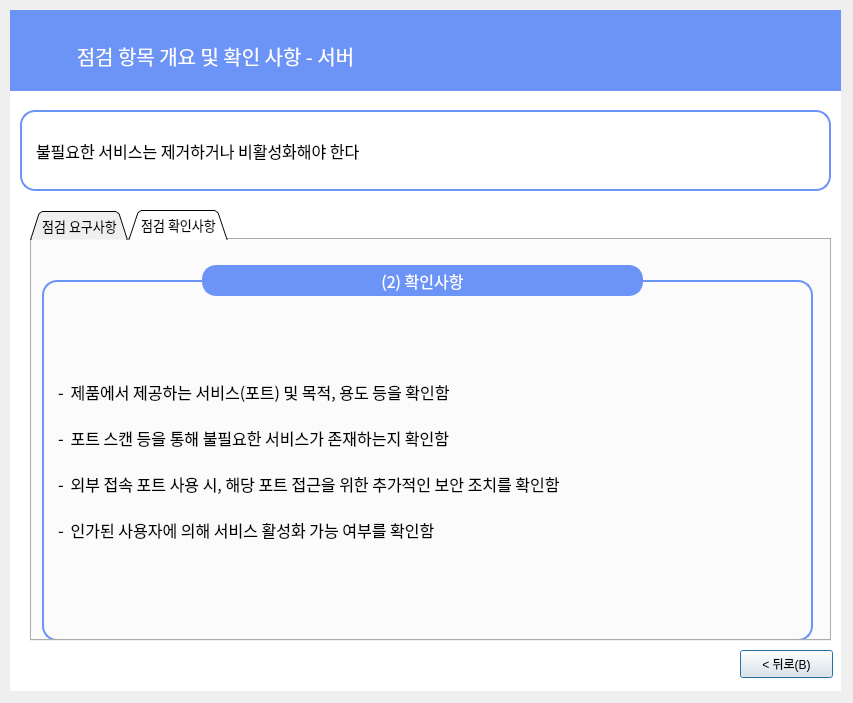
<?xml version="1.0" encoding="UTF-8"?>
<ui version="4.0">
 <class>Dialog</class>
 <widget class="QDialog" name="Dialog">
  <property name="geometry">
   <rect>
    <x>0</x>
    <y>0</y>
    <width>853</width>
    <height>703</height>
   </rect>
  </property>
  <property name="windowTitle">
   <string>Dialog</string>
  </property>
  <widget class="QLabel" name="label_6">
   <property name="geometry">
    <rect>
     <x>10</x>
     <y>10</y>
     <width>831</width>
     <height>681</height>
    </rect>
   </property>
   <property name="font">
    <font>
     <family>Gmarket Sans TTF</family>
     <pointsize>16</pointsize>
     <weight>50</weight>
     <bold>false</bold>
     <kerning>true</kerning>
    </font>
   </property>
   <property name="autoFillBackground">
    <bool>false</bool>
   </property>
   <property name="styleSheet">
    <string notr="true">background-color: rgb(255,255,255);
border-color: rgb(0, 0, 0);</string>
   </property>
   <property name="text">
    <string/>
   </property>
   <property name="scaledContents">
    <bool>false</bool>
   </property>
   <property name="alignment">
    <set>Qt::AlignCenter</set>
   </property>
  </widget>
  <widget class="QLabel" name="label_7">
   <property name="geometry">
    <rect>
     <x>10</x>
     <y>10</y>
     <width>831</width>
     <height>81</height>
    </rect>
   </property>
   <property name="font">
    <font>
     <family>Gmarket Sans TTF</family>
     <pointsize>11</pointsize>
     <weight>50</weight>
     <bold>false</bold>
     <kerning>true</kerning>
    </font>
   </property>
   <property name="autoFillBackground">
    <bool>false</bool>
   </property>
   <property name="styleSheet">
    <string notr="true">background-color: rgb(108, 147, 246);
border-color: rgb(0, 0, 0);</string>
   </property>
   <property name="text">
    <string/>
   </property>
   <property name="scaledContents">
    <bool>false</bool>
   </property>
  </widget>
  <widget class="QLabel" name="label_8">
   <property name="geometry">
    <rect>
     <x>10</x>
     <y>30</y>
     <width>411</width>
     <height>51</height>
    </rect>
   </property>
   <property name="font">
    <font>
     <family>AppleSDGothicNeoM00</family>
     <pointsize>15</pointsize>
    </font>
   </property>
   <property name="styleSheet">
    <string notr="true">color : rgb(255, 255, 255)</string>
   </property>
   <property name="text">
    <string>점검 항목 개요 및 확인 사항 - 서버</string>
   </property>
   <property name="alignment">
    <set>Qt::AlignCenter</set>
   </property>
  </widget>
  <widget class="QLabel" name="label_9">
   <property name="geometry">
    <rect>
     <x>20</x>
     <y>110</y>
     <width>811</width>
     <height>81</height>
    </rect>
   </property>
   <property name="font">
    <font>
     <family>AppleSDGothicNeoM00</family>
     <pointsize>12</pointsize>
     <weight>50</weight>
     <bold>false</bold>
     <kerning>true</kerning>
    </font>
   </property>
   <property name="autoFillBackground">
    <bool>false</bool>
   </property>
   <property name="styleSheet">
    <string notr="true">background-color : rgb(255, 255, 255);
padding-left:10px;
border: 2px solid rgb(108, 147, 246);
border-radius:15px</string>
   </property>
   <property name="text">
    <string>불필요한 서비스는 제거하거나 비활성화해야 한다</string>
   </property>
   <property name="scaledContents">
    <bool>false</bool>
   </property>
  </widget>
  <widget class="QPushButton" name="pushButton_4">
   <property name="geometry">
    <rect>
     <x>740</x>
     <y>650</y>
     <width>93</width>
     <height>28</height>
    </rect>
   </property>
   <property name="text">
    <string>&lt; 뒤로(B)</string>
   </property>
  </widget>
  <widget class="QTabWidget" name="tabWidget">
   <property name="geometry">
    <rect>
     <x>30</x>
     <y>210</y>
     <width>801</width>
     <height>431</height>
    </rect>
   </property>
   <property name="font">
    <font>
     <family>AppleSDGothicNeoM00</family>
     <pointsize>10</pointsize>
    </font>
   </property>
   <property name="contextMenuPolicy">
    <enum>Qt::DefaultContextMenu</enum>
   </property>
   <property name="styleSheet">
    <string notr="true"/>
   </property>
   <property name="tabShape">
    <enum>QTabWidget::Triangular</enum>
   </property>
   <property name="currentIndex">
    <number>1</number>
   </property>
   <property name="elideMode">
    <enum>Qt::ElideNone</enum>
   </property>
   <property name="tabBarAutoHide">
    <bool>false</bool>
   </property>
   <widget class="QWidget" name="tab">
    <attribute name="title">
     <string>점검 요구사항</string>
    </attribute>
    <widget class="QLabel" name="label_21">
     <property name="geometry">
      <rect>
       <x>10</x>
       <y>40</y>
       <width>771</width>
       <height>361</height>
      </rect>
     </property>
     <property name="font">
      <font>
       <family>AppleSDGothicNeoM00</family>
       <pointsize>12</pointsize>
      </font>
     </property>
     <property name="styleSheet">
      <string notr="true">

border: 2px solid rgb(108, 147, 246);
border-radius:15px;
padding-left:10px;</string>
     </property>
     <property name="text">
      <string>- ‌ 제품에서 제공하는 필요 서비스를 정의해야함

- ‌ 불필요한 서비스(예, Telnet, FTP, UPnP, SNMP)는 비활성화 해야함

- ‌ 외부 접속을 허용할 경우 접근 IP 제한, 접근 비밀번호 설정 등의 추가적인 보안 조치를
    수행해야 함

- ‌ 인가된 사용자에 의해서만 서비스 활성화 기능이 수행되어야 함</string>
     </property>
    </widget>
    <widget class="QLabel" name="label_3">
     <property name="geometry">
      <rect>
       <x>160</x>
       <y>0</y>
       <width>461</width>
       <height>81</height>
      </rect>
     </property>
     <property name="font">
      <font>
       <family>AppleSDGothicNeoM00</family>
       <pointsize>12</pointsize>
      </font>
     </property>
     <property name="styleSheet">
      <string notr="true">background-color : rgb(108, 147, 246);
color : rgb(255, 255, 255);
border: 2px solid rgb(108, 147, 246);
margin-left:10px;
margin-right:10px;
margin-top:25px;
margin-bottom:25px;
border-radius:14px
</string>
     </property>
     <property name="text">
      <string>(1) 요구사항</string>
     </property>
     <property name="alignment">
      <set>Qt::AlignCenter</set>
     </property>
    </widget>
   </widget>
   <widget class="QWidget" name="tab_2">
    <attribute name="title">
     <string>점검 확인사항</string>
    </attribute>
    <widget class="QLabel" name="label_22">
     <property name="geometry">
      <rect>
       <x>10</x>
       <y>40</y>
       <width>771</width>
       <height>361</height>
      </rect>
     </property>
     <property name="font">
      <font>
       <family>AppleSDGothicNeoM00</family>
       <pointsize>12</pointsize>
      </font>
     </property>
     <property name="styleSheet">
      <string notr="true">

border: 2px solid rgb(108, 147, 246);
border-radius:15px;
padding-left:10px</string>
     </property>
     <property name="text">
      <string>- ‌ 제품에서 제공하는 서비스(포트) 및 목적, 용도 등을 확인함

- ‌ 포트 스캔 등을 통해 불필요한 서비스가 존재하는지 확인함

- ‌ 외부 접속 포트 사용 시, 해당 포트 접근을 위한 추가적인 보안 조치를 확인함

- ‌ 인가된 사용자에 의해 서비스 활성화 가능 여부를 확인함</string>
     </property>
    </widget>
    <widget class="QLabel" name="label_4">
     <property name="geometry">
      <rect>
       <x>160</x>
       <y>0</y>
       <width>461</width>
       <height>81</height>
      </rect>
     </property>
     <property name="font">
      <font>
       <family>AppleSDGothicNeoM00</family>
       <pointsize>12</pointsize>
      </font>
     </property>
     <property name="styleSheet">
      <string notr="true">background-color : rgb(108, 147, 246);
color : rgb(255, 255, 255);
border: 2px solid rgb(108, 147, 246);
margin-left:10px;
margin-right:10px;
margin-top:25px;
margin-bottom:25px;
border-radius:14px
</string>
     </property>
     <property name="text">
      <string>(2) 확인사항</string>
     </property>
     <property name="alignment">
      <set>Qt::AlignCenter</set>
     </property>
    </widget>
   </widget>
  </widget>
 </widget>
 <resources/>
 <connections/>
</ui>
